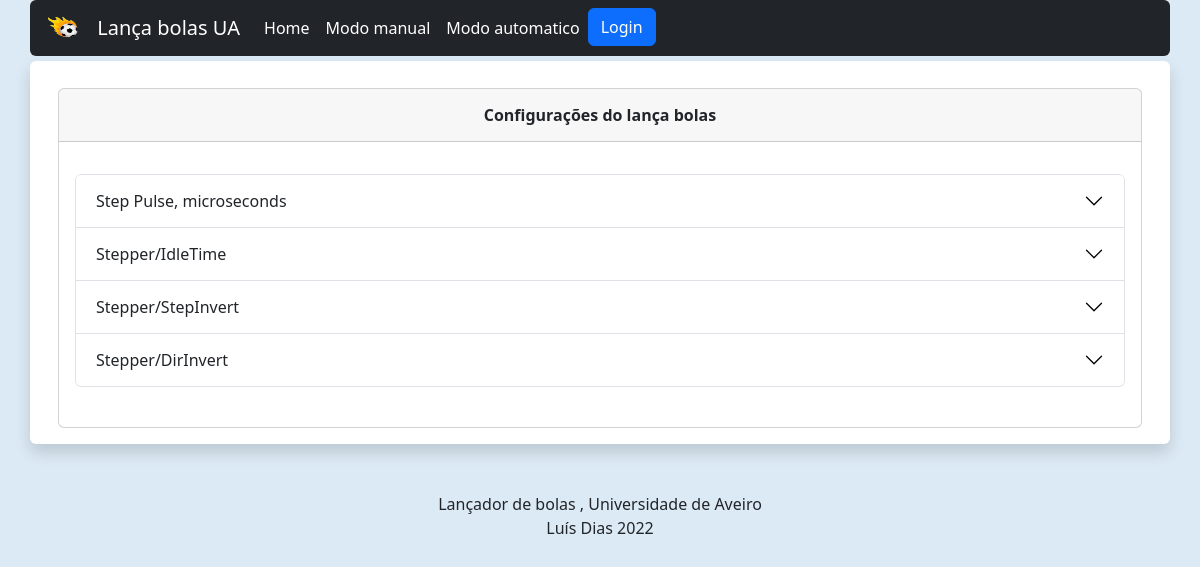
Before: /settings with the older database file.
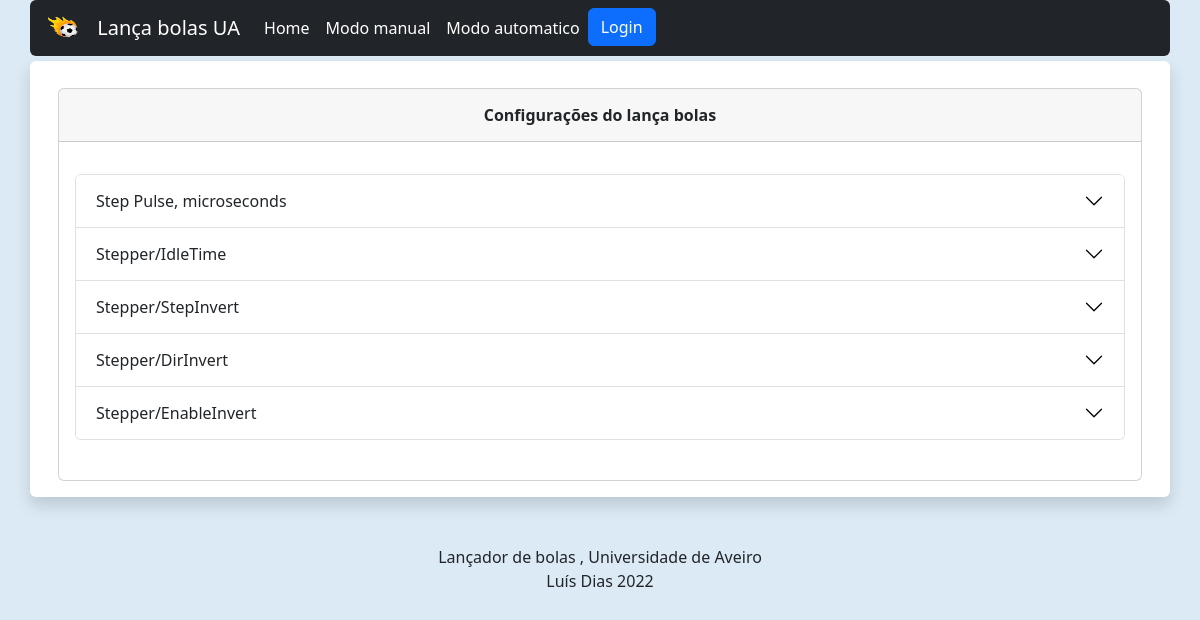
After: the same page with the newer database file.
### appBolas/models.py (models this page shows, shortened)
class SettingsGRBL(models.Model):
    titulo=models.CharField('titulo', max_length=100)
    textoInformação = models.CharField('textoInformação', max_length=2000)          # Cria a coluna para inserir a informação referente à configuração
    valorDefault= models.IntegerField('Default')                                    # Default de cada Configuração
    valorMin= models.IntegerField('Min')                                            # Valor minimo de cada Configuração
    valorMax= models.IntegerField('Max')                                            # Valor minimo de cada Configuração
    comandoGRBL= models.CharField('comandoGRBL', max_length=100)                    # Qual o comando para receber esta configuração

### appBolas/views.py (the view)
# urls.py: path('settings', settingsReturn, name='settings')                           # settings -> retorna a funcao settings
def settingsReturn(request):
    context ={
            'SettingsGRBL': SettingsGRBL.objects.all(),         # passa uma query com todos os objetos contidos nesta tabela
        }
    return render(request, 'settings.html', context)

### appBolas/templates/settings.html (shortened to what this page needs)
{% load static %}
{% load bootstrap4 %}
<!DOCTYPE html>
<html lang="pt">
<head>
    <link rel="stylesheet" type="text/css" href="{% static 'css/bootstrap.css' %}">
    <link rel="stylesheet" type="text/css" href="{% static 'css/style.css' %}">
    <link rel="stylesheet" href="{% static 'images/icons/bootstrap-icons.css' %} ">
</head>
<body>
    <nav class="container-lg rounded navbar col-12 navbar-expand-lg navbar-dark bg-dark" z-index="999">
        <div class="container-lg col-lg m-auto">
            <a class="navbar-brand" href="">
                <img src="{% static 'images/Logo.png' %}" alt="" class="inline-brand align-top" width="50"
                    height="30">
                Lança bolas UA
            </a>
            <div class="collapse navbar-collapse" id="navbarTogglerDemo03">
                <ul class="navbar-nav me-auto mb-2 mb-lg-0">
                    <li class="nav-item">
                        <a class="nav-link active" aria-current="page" href="/">Home</a>
                    </li>
                    <li class="nav-item">
                        <a class="nav-link active" href="">Modo manual</a>
                    </li>
                    <li class="nav-item" >
                        <a class="nav-link active" href="">Modo automatico</a>
                    </li>
                    <li class="nav-item" >
                        <div class="col" style="color: aliceblue;text-align: right; "><a href="/admin"><button type="button" class="btn btn-primary">Login</button></a></div>
                    </li>
                    <li class="nav-item">
                        <div class="nav-link disable"  ><div id="txt_logado">{{logado}}</div></div>
                    </li>
                </ul>
            </div>
        </div>
    </nav>
    <div id="espacamento_topo"></div>
    <div class="container-lg align-self-sm-auto " >
        <div class="row shadow p-3 mb-5 bg-body rounded text-alg">
            <div class="col-lg-12 align-items-center" style="margin-top: 1%;">
                <div class="card">
                        <div class="card-header">
                                <div id="div_container_but_settings">
                                    <h6>
                                        <strong> Configurações do lança bolas  </strong>
                                    </h6>
                                </div>
                        </div>
                        <div class="card-body">
                        <p class="card-text">
        <div class="accordion" id="accordionExample">
            {% for comando in SettingsGRBL %}
                <div class="accordion-item"><h2 class="accordion-header"
                    id="panelsStayOpen-heading{{ comando.id }}">
                    <button
                    id="botaoSlider{{ comando.id }}" class="accordion-button collapsed" type="button" data-bs-toggle="collapse"
                    data-bs-target="#panelsStayOpen-collapse{{ comando.id }}" aria-expanded="false"
                    aria-controls="panelsStayOpen-collapse{{ comando.id }}">
                      {{ comando.titulo }}
                  </button>
                </h2>
            </div>
            {% endfor %}
            </div>
        </div>
                    <div>
                        <br>
                    </div>
            </div>
        </div>
    </div>
    <div class="row-lg text-alg"  >
            Lançador de bolas , Universidade de Aveiro
            <p>Luís Dias 2022</p>
    </div>
</body>
</html>

Changed rows visible on the page:
added SettingsGRBL: titulo "Stepper/EnableInvert"
